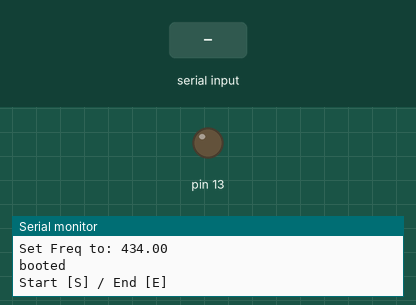
A sketch run on a simulated Arduino Uno, built with avr-gcc and run on an emulated ATmega328P. Parts: output pins drawn as LEDs (lit = HIGH), the last lines printed to the serial monitor. Inputs (shaded band) come from the test bench. No radio packets arrive unless stated; pins used as bus, display or sensor lines are not drawn.

Above: at 2.3 s.
2.4 s: "S" received over Serial
At 2.9 s:
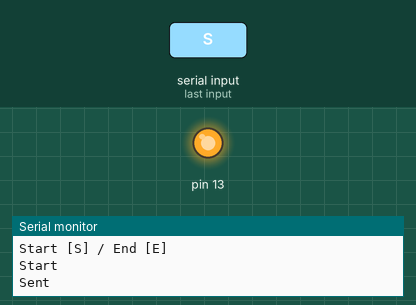
3.9 s: "E" received over Serial
At 5.3 s:
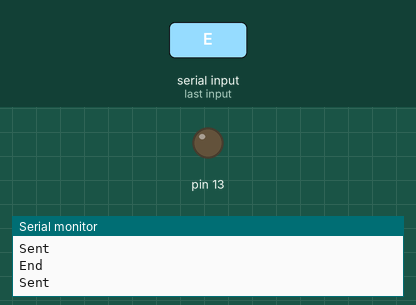
Timing chart, 0 to 6.9 s (numbered marks = the images above; inputs shaded):
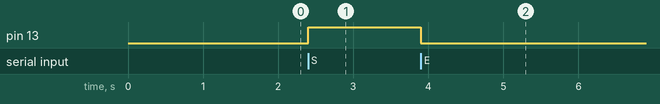

Measured:
- after the input at 2.4 s, pin 13: LOW → HIGH at once
- after the input at 3.9 s, pin 13: HIGH → LOW at once

The sketch:

Radio_Transmit_Signal.ino
```cpp
/******************************
 * Title:   Feather Transmit
 * Autor:   Jean/RNT
 * Info:    Include this code
 *          in the MegaMoto_
 *          LightSensor script
 *
 *
 *****************************/


#include <SPI.h>
#include <RH_RF95.h>

char serial_char;

/* for feather32u4 */
#define RFM95_CS 8
#define RFM95_RST 4
#define RFM95_INT 7

// Change to 434.0 or other frequency, must match RX's freq!
#define RF95_FREQ 434.0

// Singleton instance of the radio driver
RH_RF95 rf95(RFM95_CS, RFM95_INT);

void setup() {
  delay(1000);

  pinMode(RFM95_RST, OUTPUT);
  digitalWrite(RFM95_RST, HIGH);

  // initialize digital pin 13 as an output.
  pinMode(13, OUTPUT);
  digitalWrite(13, LOW);

  // start usb serial
  Serial.begin(9600);
  while(!Serial){
    // wait
  }

  Serial.println("Feather LoRa TX Test!");

  // manual reset
  digitalWrite(RFM95_RST, LOW);
  delay(10);
  digitalWrite(RFM95_RST, HIGH);
  delay(10);

  while (!rf95.init()) {
    Serial.println("LoRa radio init failed");
    while (1);
  }
  Serial.println("LoRa radio init OK!");

  // Defaults after init are 434.0MHz, modulation GFSK_Rb250Fd250, +13dbM
  if (!rf95.setFrequency(RF95_FREQ)) {
    Serial.println("setFrequency failed");
    while (1);
  }
  Serial.print("Set Freq to: "); Serial.println(RF95_FREQ);

  // Defaults after init are 434.0MHz, 13dBm, Bw = 125 kHz, Cr = 4/5, Sf = 128chips/symbol, CRC on

  // The default transmitter power is 13dBm, using PA_BOOST.
  // If you are using RFM95/96/97/98 modules which uses the PA_BOOST transmitter pin, then
  // you can set transmitter powers from 5 to 23 dBm:
  rf95.setTxPower(23, false);

  delay(100);
  Serial.println("booted");
  Serial.println("Start [S] / End [E]");
}

// the loop function runs over and over again forever
void loop() {
  if (Serial.available() > 0){
    serial_char = Serial.read();

    if (serial_char == 'S'){
      Serial.println("Start");
      digitalWrite(13, HIGH);
      // send packet
      char radiopacket[1] = "S";
      rf95.send((uint8_t *)radiopacket, 1);
      rf95.waitPacketSent();
      Serial.println("Sent");
    }

    if (serial_char == 'E'){
      Serial.println("End");
      digitalWrite(13, LOW);
      // send packet
      char radiopacket[1] = "E";
      rf95.send((uint8_t *)radiopacket, 1);
      rf95.waitPacketSent();
      Serial.println("Sent");
    }
  }
}
```
